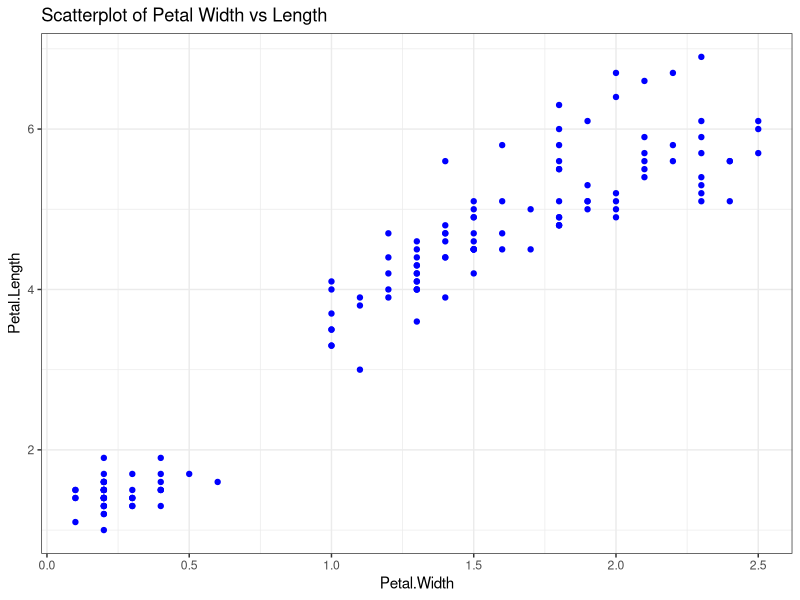
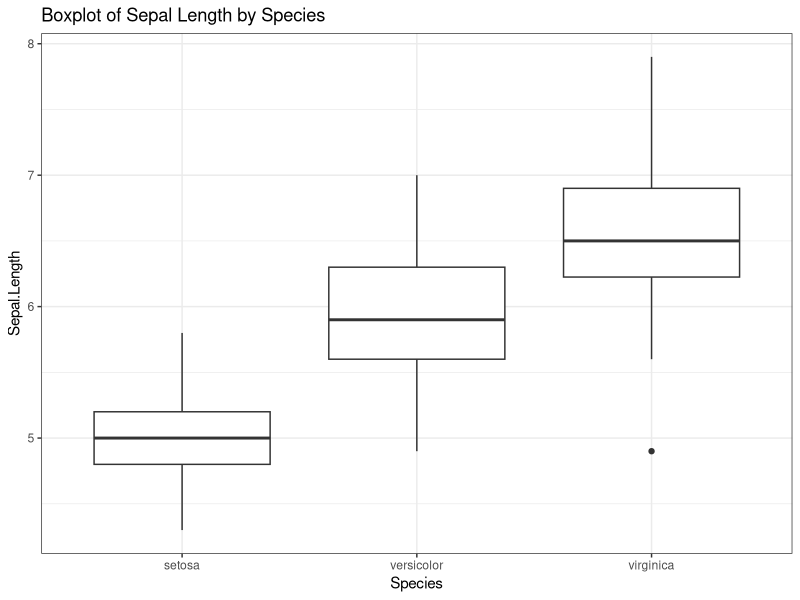
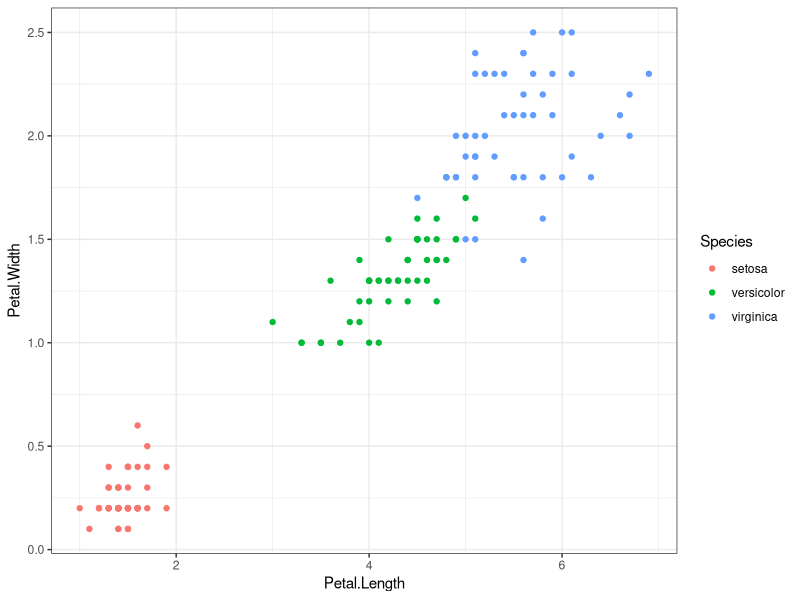
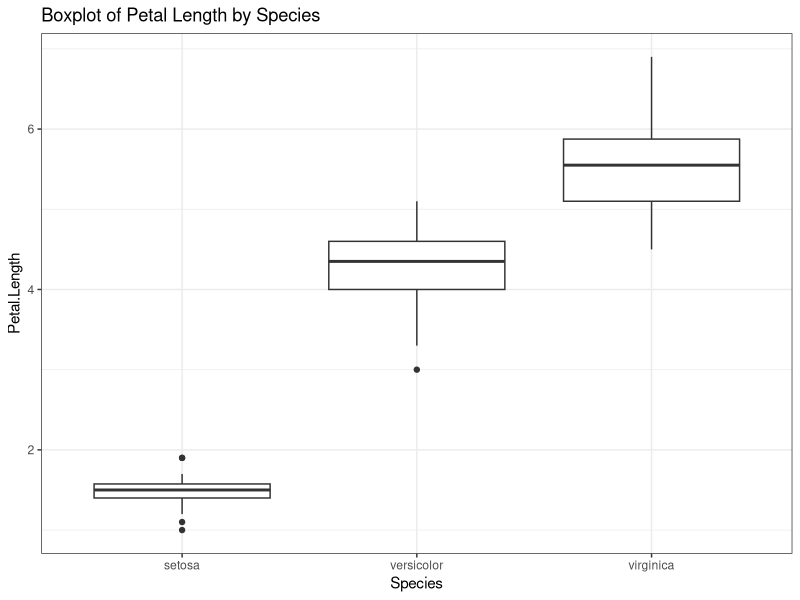
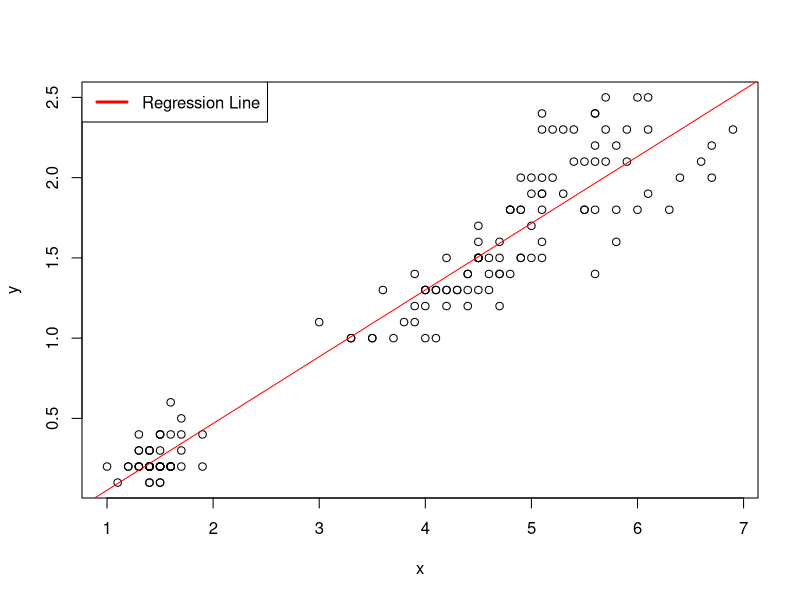

These figures' R source, in order:
############################################################
# R Basics Exercise
# Goal: Practice data exploration and visualization
############################################################

# ---------------------------
# 1. Load the Data
# ---------------------------

# Load the built-in datasets package ((it's built into R, so no need to install it))
data(iris)
  

# ---------------------------
# 2. Explore the Data
# ---------------------------

# Display the dataset
iris

# What is the data type of iris?
typeof(iris)
  
# Display the first 6 rows
# HINT: Use the `head()` function
head(iris, 6)

# Get a summary of the dataset (mean, min, max, etc.)  
summary(iris)

# Show the structure of the dataset (data types, number of rows/columns)  
nrow(iris)
ncol(iris)

for (col in colnames(iris)){
  print(paste(col, "has type:"), sep = " ")
  print(typeof(iris[1, col]))
  print(is.factor(iris[1, col]))
}


  
# ---------------------------
# Question
# ---------------------------

# What is different about the Species column compared to the others?

"The species column is the only column, which has entries of type factor, instead of a double. This is because species represents a 
categorical variable, where the entries show to which category the sample belongs to. WHne we use typeof it gives us interger, but the si.factor fucntion shows us
it is a factor."

# ---------------------------
# 3. Factors
# ---------------------------

# Check the class of Species
summary(iris$Species)
  
# What are the levels (categories) of Species?
levels(iris$Species)
typeof(levels(iris$Species)[0]) # this now returns charcter type instead of int!
  
# What is a factor in R?
"A factor in R is it's own class. Each level has it's own interger code (as we saw above, when we used the typeof() fnunction. But a factor also has a level attribute, 
e.g. sentosa, ..., which has type character. FActors in R are extremely useful, instead of just using characters or int to classify the data, when using the as.factor()
fucntion, R can automatically group the data. This is very useful for using fucntions such as summary() or when plotting, becuase R can group them automatically, 
without us having to do extra work.)"
  
# ---------------------------
# 4. Assign Variables
# ---------------------------

# Assign petal width and petal length to variables
x <- iris$Petal.Width
y <- iris$Petal.Length
    
# What type of data is stored in x?

typeof(x)
class(x)
"x stores entries with type double, but x itself is a numeric (vector)."

# ---------------------------
# 5. Base R Visualization
# ---------------------------

## 5a. Scatter plot

# Create a scatter plot to display the relationship between petal width and petal length  
library(ggplot2)
ggplot(iris, aes(x = x, y = y)) +
  geom_point(col = "blue") +
  xlab("Petal.Width") +
  ylab("Petal.Length") +
  ggtitle("Scatterplot of Petal Width vs Length") +
  theme_bw()


# What relationship do you observe?
"I can see that there is a relationship! (points ar enot distributed randomly). The relationship is clearly positive 
(if Petal Width increases, so does Petal Length (& vice versa). The realtionship seems to be very linear, but one would have to do 
Linear Regression to make sure. There don't seem to be any major outliers. What is intersting though, is that between (0.5, 2) &
(1, 3), there are no values present! This seems weird. One Explanation could potentially be, that the group in the left lower
corner corresponds to one level (species), and the larger group is comprised of the other 2 species. This could explain why there are 
no individuals with mesaures inbetween."
    
## 5b. Box plot

# Create a boxplot of Sepal Length by Species
ggplot(iris, aes(x = Species, y = Sepal.Length)) +
  geom_boxplot() +
  theme_bw() +
  ggtitle("Boxplot of Sepal Length by Species")
    
# Which species has the largest values?
"We can clearly see, that the species verginica has the largest Sepal Length Values. It's means being 
at about 6.5, whereas versicolor and setose are below 6 and at about 5, respectively. We can also see
that virginica and versicolor have larger value distributions (std deviations). Lastly what also 
sticks out, is that virginica seems to have an outlier within Seoal Length, but this would have to be tested further.
"
    
# ---------------------------
# 6. Extra Practice: Beautify your plots with ggplot2 
# ---------------------------
  
# first install package ggplot2 and then Load ggplot2
"already done above"
    
# Scatter plot with color by species
ggplot(iris, aes(x = Petal.Length, y = Petal.Width, col = Species)) +
  geom_point() +
  theme_bw()


# Boxplot using ggplot2
"already done above"
ggplot(iris, aes(x = Species, y = Petal.Length)) +
  geom_boxplot() +
  theme_bw() +
  ggtitle("Boxplot of Petal Length by Species")

# ---------------------------
# 7. Extra Practice
# ---------------------------
    

# Compute mean Petal Length for each species
library(dplyr)
group_by(iris, Species) %>% 
  summarise(mean_Petal.Length = mean(Petal.Length))


# Compute correlation between Petal Length and Width
cor(iris$Petal.Length, iris$Petal.Width)
  
# How would you visualize this relationship?
# What type of plot would you choose?
# Can you add a trend line?
"We can see the correaltion is positive, and very strong!!! I would visualize this using Linear
Regression (Scatterplot) and add a Regression line."

x <- iris$Petal.Length
y <- iris$Petal.Width
plot(x, y)
lm1 <- lm(y~x) 
abline(lm1, col = "red")
legend("topleft", legend = "Regression Line", col = "red", lwd = 3)
  
  
  
############################################################
# End of Exercise
############################################################
